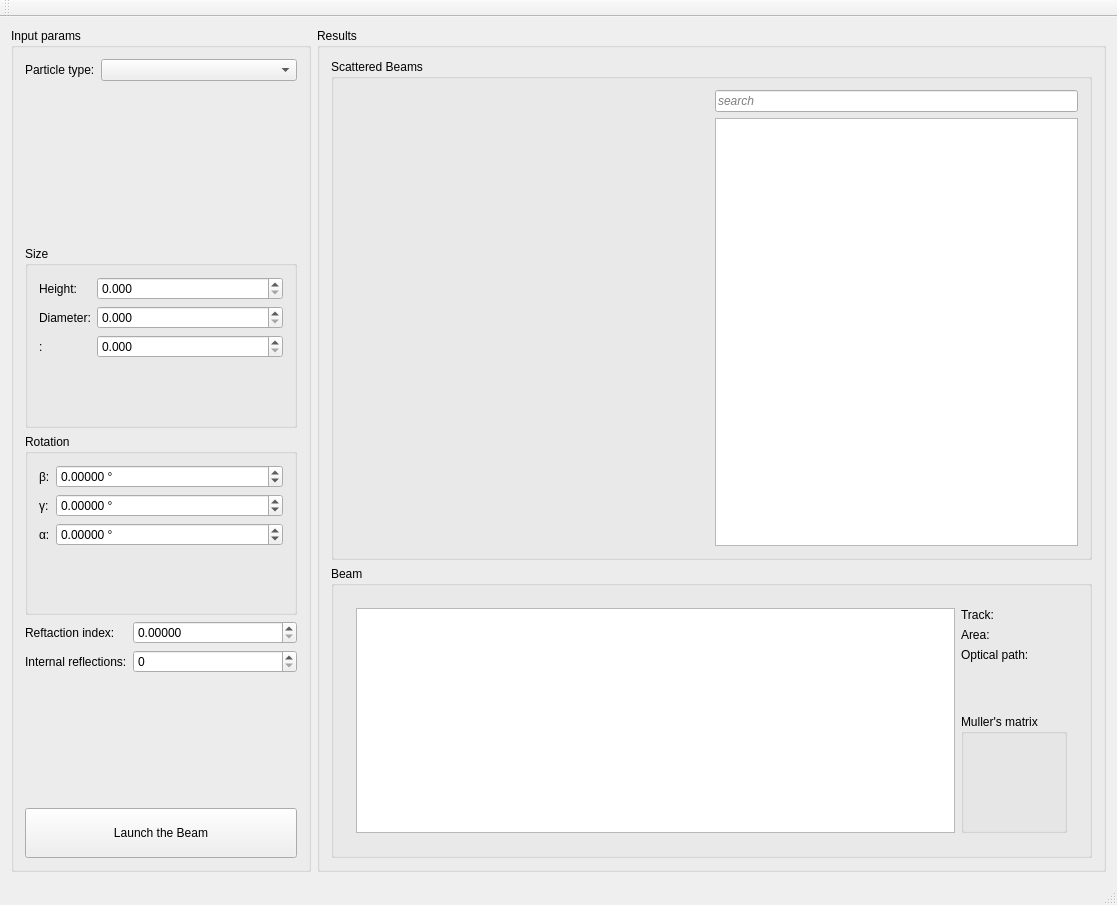
<?xml version="1.0" encoding="UTF-8"?>
<ui version="4.0">
 <class>MainWindow</class>
 <widget class="QMainWindow" name="MainWindow">
  <property name="geometry">
   <rect>
    <x>0</x>
    <y>0</y>
    <width>1117</width>
    <height>905</height>
   </rect>
  </property>
  <property name="windowTitle">
   <string>MainWindow</string>
  </property>
  <widget class="QWidget" name="centralWidget">
   <layout class="QGridLayout" name="gridLayout_4">
    <item row="0" column="1">
     <widget class="QGroupBox" name="groupBox_2">
      <property name="title">
       <string>Results</string>
      </property>
      <layout class="QGridLayout" name="gridLayout_2">
       <item row="1" column="0" rowspan="2">
        <widget class="QGroupBox" name="groupBox_beam">
         <property name="title">
          <string>Beam</string>
         </property>
         <layout class="QGridLayout" name="gridLayout">
          <item row="0" column="0">
           <widget class="QWidget" name="widget" native="true">
            <property name="minimumSize">
             <size>
              <width>300</width>
              <height>0</height>
             </size>
            </property>
            <layout class="QGridLayout" name="gridLayout_6">
             <item row="0" column="1">
              <layout class="QFormLayout" name="formLayout_4">
               <item row="0" column="0">
                <widget class="QLabel" name="label_6">
                 <property name="text">
                  <string>Track:</string>
                 </property>
                </widget>
               </item>
               <item row="0" column="1">
                <widget class="QLabel" name="label_track">
                 <property name="font">
                  <font>
                   <weight>75</weight>
                   <bold>true</bold>
                  </font>
                 </property>
                 <property name="text">
                  <string>&lt;None&gt;</string>
                 </property>
                </widget>
               </item>
               <item row="1" column="0">
                <widget class="QLabel" name="label_8">
                 <property name="text">
                  <string>Area:</string>
                 </property>
                </widget>
               </item>
               <item row="1" column="1">
                <widget class="QLabel" name="label_area">
                 <property name="text">
                  <string>&lt;None&gt;</string>
                 </property>
                </widget>
               </item>
               <item row="2" column="0">
                <widget class="QLabel" name="label_10">
                 <property name="text">
                  <string>Optical path:</string>
                 </property>
                </widget>
               </item>
               <item row="2" column="1">
                <widget class="QLabel" name="label_optPath">
                 <property name="text">
                  <string>&lt;None&gt;</string>
                 </property>
                </widget>
               </item>
               <item row="4" column="0" colspan="2">
                <widget class="QGroupBox" name="groupBox_5">
                 <property name="title">
                  <string>Muller's matrix</string>
                 </property>
                 <layout class="QGridLayout" name="gridLayout_5">
                  <item row="4" column="3">
                   <widget class="QLabel" name="label_m44">
                    <property name="text">
                     <string>&lt;M44&gt;</string>
                    </property>
                   </widget>
                  </item>
                  <item row="4" column="2">
                   <widget class="QLabel" name="label_m43">
                    <property name="text">
                     <string>&lt;M43&gt;</string>
                    </property>
                   </widget>
                  </item>
                  <item row="3" column="3">
                   <widget class="QLabel" name="label_m34">
                    <property name="text">
                     <string>&lt;M34&gt;</string>
                    </property>
                   </widget>
                  </item>
                  <item row="4" column="1">
                   <widget class="QLabel" name="label_m42">
                    <property name="text">
                     <string>&lt;M42&gt;</string>
                    </property>
                   </widget>
                  </item>
                  <item row="3" column="0">
                   <widget class="QLabel" name="label_m31">
                    <property name="text">
                     <string>&lt;M31&gt;</string>
                    </property>
                   </widget>
                  </item>
                  <item row="2" column="3">
                   <widget class="QLabel" name="label_m24">
                    <property name="text">
                     <string>&lt;M24&gt;</string>
                    </property>
                   </widget>
                  </item>
                  <item row="1" column="2">
                   <widget class="QLabel" name="label_m13">
                    <property name="text">
                     <string>&lt;M13&gt;</string>
                    </property>
                   </widget>
                  </item>
                  <item row="1" column="1">
                   <widget class="QLabel" name="label_m12">
                    <property name="text">
                     <string>&lt;M12&gt;</string>
                    </property>
                   </widget>
                  </item>
                  <item row="2" column="2">
                   <widget class="QLabel" name="label_m23">
                    <property name="text">
                     <string>&lt;M23&gt;</string>
                    </property>
                   </widget>
                  </item>
                  <item row="3" column="2">
                   <widget class="QLabel" name="label_m33">
                    <property name="text">
                     <string>&lt;M33&gt;</string>
                    </property>
                   </widget>
                  </item>
                  <item row="1" column="3">
                   <widget class="QLabel" name="label_m14">
                    <property name="text">
                     <string>&lt;M14&gt;</string>
                    </property>
                   </widget>
                  </item>
                  <item row="2" column="0">
                   <widget class="QLabel" name="label_m21">
                    <property name="text">
                     <string>&lt;M21&gt;</string>
                    </property>
                   </widget>
                  </item>
                  <item row="3" column="1">
                   <widget class="QLabel" name="label_m32">
                    <property name="text">
                     <string>&lt;M32&gt;</string>
                    </property>
                   </widget>
                  </item>
                  <item row="1" column="0">
                   <widget class="QLabel" name="label_m11">
                    <property name="text">
                     <string>&lt;M11&gt;</string>
                    </property>
                   </widget>
                  </item>
                  <item row="4" column="0">
                   <widget class="QLabel" name="label_m41">
                    <property name="text">
                     <string>&lt;M41&gt;</string>
                    </property>
                   </widget>
                  </item>
                  <item row="2" column="1">
                   <widget class="QLabel" name="label_m22">
                    <property name="text">
                     <string>&lt;M22&gt;</string>
                    </property>
                   </widget>
                  </item>
                 </layout>
                </widget>
               </item>
               <item row="3" column="0" colspan="2">
                <spacer name="verticalSpacer">
                 <property name="orientation">
                  <enum>Qt::Vertical</enum>
                 </property>
                 <property name="sizeHint" stdset="0">
                  <size>
                   <width>20</width>
                   <height>40</height>
                  </size>
                 </property>
                </spacer>
               </item>
              </layout>
             </item>
             <item row="0" column="0">
              <widget class="QGraphicsView" name="graphicsView"/>
             </item>
            </layout>
           </widget>
          </item>
         </layout>
        </widget>
       </item>
       <item row="0" column="0">
        <widget class="QGroupBox" name="groupBox_scatteredBeams">
         <property name="title">
          <string>Scattered Beams</string>
         </property>
         <layout class="QGridLayout" name="gridLayout_3">
          <item row="0" column="1">
           <layout class="QVBoxLayout" name="verticalLayout">
            <item>
             <widget class="QLineEdit" name="lineEdit_search">
              <property name="font">
               <font>
                <italic>true</italic>
               </font>
              </property>
              <property name="placeholderText">
               <string>search</string>
              </property>
              <property name="clearButtonEnabled">
               <bool>true</bool>
              </property>
             </widget>
            </item>
            <item>
             <widget class="QTreeView" name="treeView_tracks">
              <property name="minimumSize">
               <size>
                <width>300</width>
                <height>0</height>
               </size>
              </property>
              <property name="editTriggers">
               <set>QAbstractItemView::NoEditTriggers</set>
              </property>
             </widget>
            </item>
           </layout>
          </item>
          <item row="0" column="0">
           <widget class="QWidget" name="widget_chart" native="true">
            <property name="sizePolicy">
             <sizepolicy hsizetype="MinimumExpanding" vsizetype="MinimumExpanding">
              <horstretch>0</horstretch>
              <verstretch>0</verstretch>
             </sizepolicy>
            </property>
            <property name="minimumSize">
             <size>
              <width>300</width>
              <height>300</height>
             </size>
            </property>
           </widget>
          </item>
         </layout>
        </widget>
       </item>
      </layout>
     </widget>
    </item>
    <item row="0" column="0">
     <widget class="QGroupBox" name="groupBox_input">
      <property name="sizePolicy">
       <sizepolicy hsizetype="Minimum" vsizetype="Expanding">
        <horstretch>0</horstretch>
        <verstretch>0</verstretch>
       </sizepolicy>
      </property>
      <property name="minimumSize">
       <size>
        <width>300</width>
        <height>0</height>
       </size>
      </property>
      <property name="title">
       <string>Input params</string>
      </property>
      <layout class="QVBoxLayout" name="verticalLayout_2">
       <item>
        <layout class="QFormLayout" name="formLayout_2">
         <item row="0" column="1">
          <widget class="QComboBox" name="comboBox_types"/>
         </item>
         <item row="0" column="0">
          <widget class="QLabel" name="label_4">
           <property name="sizePolicy">
            <sizepolicy hsizetype="Minimum" vsizetype="Preferred">
             <horstretch>0</horstretch>
             <verstretch>0</verstretch>
            </sizepolicy>
           </property>
           <property name="text">
            <string>Particle type:</string>
           </property>
          </widget>
         </item>
        </layout>
       </item>
       <item>
        <widget class="QGroupBox" name="groupBox_6">
         <property name="title">
          <string>Size</string>
         </property>
         <layout class="QFormLayout" name="formLayout_6">
          <item row="0" column="0">
           <widget class="QLabel" name="label_28">
            <property name="text">
             <string>Height:</string>
            </property>
           </widget>
          </item>
          <item row="1" column="0">
           <widget class="QLabel" name="label_29">
            <property name="text">
             <string>Diameter:</string>
            </property>
           </widget>
          </item>
          <item row="2" column="0">
           <widget class="QLabel" name="label_additional">
            <property name="text">
             <string>&lt;Additional&gt;:</string>
            </property>
           </widget>
          </item>
          <item row="0" column="1">
           <widget class="QDoubleSpinBox" name="doubleSpinBox_height">
            <property name="decimals">
             <number>3</number>
            </property>
            <property name="maximum">
             <double>9999999.000000000000000</double>
            </property>
           </widget>
          </item>
          <item row="1" column="1">
           <widget class="QDoubleSpinBox" name="doubleSpinBox_diameter">
            <property name="decimals">
             <number>3</number>
            </property>
            <property name="minimum">
             <double>0.000000000000000</double>
            </property>
            <property name="maximum">
             <double>9999999.000000000000000</double>
            </property>
           </widget>
          </item>
          <item row="2" column="1">
           <widget class="QDoubleSpinBox" name="doubleSpinBox_additional">
            <property name="decimals">
             <number>3</number>
            </property>
            <property name="maximum">
             <double>9999999.000000000000000</double>
            </property>
           </widget>
          </item>
         </layout>
        </widget>
       </item>
       <item>
        <widget class="QGroupBox" name="groupBox_rotation">
         <property name="title">
          <string>Rotation</string>
         </property>
         <layout class="QVBoxLayout" name="verticalLayout_3">
          <item>
           <layout class="QFormLayout" name="formLayout">
            <item row="0" column="0">
             <widget class="QLabel" name="label">
              <property name="text">
               <string>β:</string>
              </property>
             </widget>
            </item>
            <item row="0" column="1">
             <widget class="QDoubleSpinBox" name="doubleSpinBox_beta">
              <property name="prefix">
               <string/>
              </property>
              <property name="suffix">
               <string> °</string>
              </property>
              <property name="decimals">
               <number>5</number>
              </property>
              <property name="minimum">
               <double>-360.000000000000000</double>
              </property>
              <property name="maximum">
               <double>360.000000000000000</double>
              </property>
             </widget>
            </item>
            <item row="1" column="0">
             <widget class="QLabel" name="label_2">
              <property name="text">
               <string>γ:</string>
              </property>
             </widget>
            </item>
            <item row="1" column="1">
             <widget class="QDoubleSpinBox" name="doubleSpinBox_gamma">
              <property name="suffix">
               <string> °</string>
              </property>
              <property name="decimals">
               <number>5</number>
              </property>
              <property name="minimum">
               <double>-360.000000000000000</double>
              </property>
              <property name="maximum">
               <double>360.000000000000000</double>
              </property>
             </widget>
            </item>
            <item row="2" column="0">
             <widget class="QLabel" name="label_3">
              <property name="text">
               <string>α:</string>
              </property>
             </widget>
            </item>
            <item row="2" column="1">
             <widget class="QDoubleSpinBox" name="doubleSpinBox_alpha">
              <property name="suffix">
               <string> °</string>
              </property>
              <property name="decimals">
               <number>5</number>
              </property>
              <property name="minimum">
               <double>-360.000000000000000</double>
              </property>
              <property name="maximum">
               <double>360.000000000000000</double>
              </property>
             </widget>
            </item>
           </layout>
          </item>
         </layout>
        </widget>
       </item>
       <item>
        <layout class="QFormLayout" name="formLayout_3">
         <item row="0" column="0">
          <widget class="QLabel" name="label_5">
           <property name="text">
            <string>Reftaction index:</string>
           </property>
          </widget>
         </item>
         <item row="0" column="1">
          <widget class="QDoubleSpinBox" name="doubleSpinBox_refrIndex">
           <property name="decimals">
            <number>5</number>
           </property>
           <property name="singleStep">
            <double>0.000100000000000</double>
           </property>
          </widget>
         </item>
         <item row="1" column="0">
          <widget class="QLabel" name="label_30">
           <property name="text">
            <string>Internal reflections:</string>
           </property>
          </widget>
         </item>
         <item row="1" column="1">
          <widget class="QSpinBox" name="spinBox_inter"/>
         </item>
        </layout>
       </item>
       <item>
        <widget class="QPushButton" name="pushButton">
         <property name="minimumSize">
          <size>
           <width>0</width>
           <height>50</height>
          </size>
         </property>
         <property name="text">
          <string>Launch the Beam</string>
         </property>
        </widget>
       </item>
      </layout>
     </widget>
    </item>
   </layout>
  </widget>
  <widget class="QMenuBar" name="menuBar">
   <property name="geometry">
    <rect>
     <x>0</x>
     <y>0</y>
     <width>1117</width>
     <height>20</height>
    </rect>
   </property>
  </widget>
  <widget class="QToolBar" name="mainToolBar">
   <attribute name="toolBarArea">
    <enum>TopToolBarArea</enum>
   </attribute>
   <attribute name="toolBarBreak">
    <bool>false</bool>
   </attribute>
  </widget>
  <widget class="QStatusBar" name="statusBar"/>
 </widget>
 <layoutdefault spacing="6" margin="11"/>
 <resources/>
 <connections/>
</ui>
